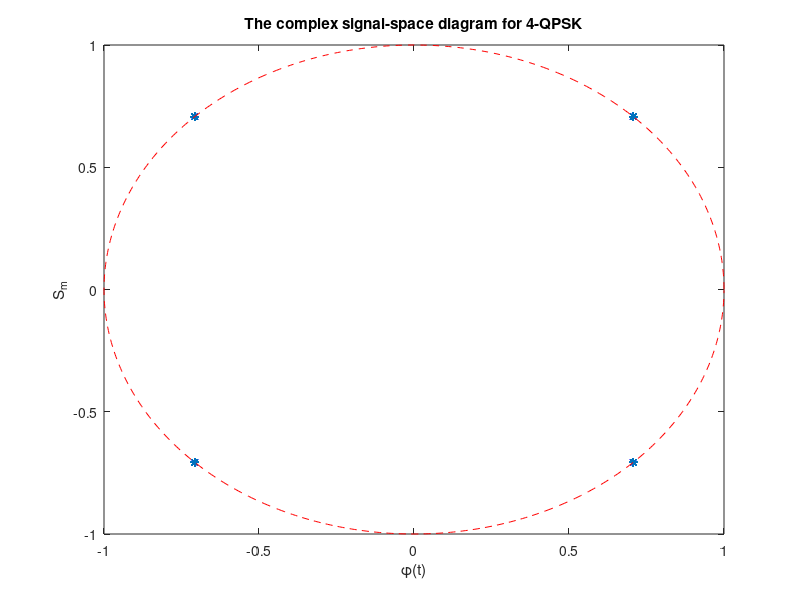

The MATLAB script that drew this image:
clear; 
x=round(rand(1,10000)); 
for i=1:2:length(x) 
    if x(i)==0 & x(i+1)==0 
        S((i+1)/2)=exp(j*pi/4);
    elseif x(i)==0 & x(i+1)==1 
        S((i+1)/2)=exp(j*3*pi/4); 
    elseif x(i)==1 & x(i+1)==1
        S((i+1)/2)=exp(j*5*pi/4); 
    elseif x(i)==1 & x(i+1)==0
        S((i+1)/2)=exp(j*7*pi/4); 
    end 
end 
save ex5p1_Res S x; 	% will be used in exercise 5.2 

plot(S,'*');
hold on;

t=0:0.01:2*pi; 
plot(exp(j*t),'r--');

xlabel('\phi(t)'); 
ylabel('S_m'); 
title('The complex signal-space diagram for 4-QPSK');

 
         